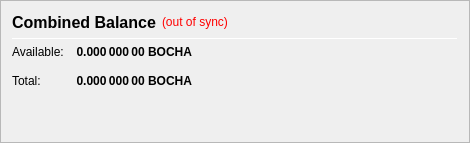
                   <widget class="QFrame" name="frame_CombinedBalances">
			<property name="visible">
			<bool>false</bool>
			</property>
                    <property name="minimumSize">
                     <size>
                      <width>470</width>
                      <height>0</height>
                     </size>
                    </property>
                    <property name="frameShape">
                     <enum>QFrame::StyledPanel</enum>
                    </property>
                    <property name="frameShadow">
                     <enum>QFrame::Raised</enum>
                    </property>
                    <layout class="QVBoxLayout" name="verticalLayout_5">
                     <item>
                      <layout class="QHBoxLayout" name="horizontalLayout_5" stretch="0,0,0">
                       <item>
                        <widget class="QLabel" name="label_5z">
                         <property name="minimumSize">
                          <size>
                           <width>0</width>
                           <height>20</height>
                          </size>
                         </property>
                         <property name="font">
                          <font>
                           <pointsize>12</pointsize>
                           <weight>75</weight>
                           <bold>true</bold>
                          </font>
                         </property>
                         <property name="toolTip">
                          <string>Combined Balance (including unconfirmed and immature coins)</string>
                         </property>
                         <property name="text">
                          <string>Combined Balance</string>
                         </property>
                        </widget>
                       </item>
                       <item>
                        <widget class="QLabel" name="labelWalletStatus">
                         <property name="cursor">
                          <cursorShape>WhatsThisCursor</cursorShape>
                         </property>
                         <property name="toolTip">
                          <string>The displayed information may be out of date. Your wallet automatically synchronizes with the Bochacoin network after a connection is established, but this process has not completed yet.</string>
                         </property>
                         <property name="styleSheet">
                          <string notr="true">QLabel { color: red; }</string>
                         </property>
                         <property name="text">
                          <string notr="true">(out of sync)</string>
                         </property>
                         <property name="alignment">
                          <set>Qt::AlignLeading|Qt::AlignLeft|Qt::AlignVCenter</set>
                         </property>
                        </widget>
                       </item>
                       <item>
                        <spacer name="horizontalSpacer_1">
                         <property name="orientation">
                          <enum>Qt::Horizontal</enum>
                         </property>
                         <property name="sizeHint" stdset="0">
                          <size>
                           <width>40</width>
                           <height>20</height>
                          </size>
                         </property>
                        </spacer>
                       </item>
                      </layout>
                     </item>
                     <item>
                      <widget class="Line" name="line_CombinedBalance">
                       <property name="minimumSize">
                        <size>
                         <width>0</width>
                         <height>1</height>
                        </size>
                       </property>
                       <property name="maximumSize">
                        <size>
                         <width>16777215</width>
                         <height>1</height>
                        </size>
                       </property>
                       <property name="orientation">
                        <enum>Qt::Horizontal</enum>
                       </property>
                      </widget>
                     </item>
                     <item>
                      <layout class="QGridLayout" name="gridLayout_3">
                       <property name="spacing">
                        <number>12</number>
                       </property>
                       <item row="1" column="0">
                        <widget class="QLabel" name="labelBalanceTextz">
                         <property name="text">
                          <string>Available:</string>
                         </property>
                        </widget>
                       </item>
                       <item row="1" column="1">
                        <widget class="QLabel" name="labelBalancez">
                         <property name="font">
                          <font>
                           <weight>75</weight>
                           <bold>true</bold>
                          </font>
                         </property>
                         <property name="cursor">
                          <cursorShape>IBeamCursor</cursorShape>
                         </property>
                         <property name="toolTip">
                          <string>Your current spendable balance</string>
                         </property>
                         <property name="text">
                          <string notr="true">0.000 000 00 BOCHA</string>
                         </property>
                         <property name="alignment">
                          <set>Qt::AlignRight|Qt::AlignTrailing|Qt::AlignVCenter</set>
                         </property>
                         <property name="textInteractionFlags">
                          <set>Qt::LinksAccessibleByMouse|Qt::TextSelectableByKeyboard|Qt::TextSelectableByMouse</set>
                         </property>
                        </widget>
                       </item>
                       <item row="2" column="0">
                        <widget class="QLabel" name="labelTotalTextz">
                         <property name="text">
                          <string>Total:</string>
                         </property>
                        </widget>
                       </item>
                       <item row="2" column="1">
                        <widget class="QLabel" name="labelTotalz">
                         <property name="font">
                          <font>
                           <weight>75</weight>
                           <bold>true</bold>
                          </font>
                         </property>
                         <property name="cursor">
                          <cursorShape>IBeamCursor</cursorShape>
                         </property>
                         <property name="toolTip">
                          <string>Total Balance, including all unavailable coins.</string>
                         </property>
                         <property name="text">
                          <string notr="true">0.000 000 00 BOCHA</string>
                         </property>
                         <property name="alignment">
                          <set>Qt::AlignRight|Qt::AlignTrailing|Qt::AlignVCenter</set>
                         </property>
                         <property name="textInteractionFlags">
                          <set>Qt::LinksAccessibleByMouse|Qt::TextSelectableByKeyboard|Qt::TextSelectableByMouse</set>
                         </property>
                        </widget>
                       </item>
                       <item row="2" column="3">
                        <spacer name="horizontalSpacer_2">
                         <property name="orientation">
                          <enum>Qt::Horizontal</enum>
                         </property>
                         <property name="sizeHint" stdset="0">
                          <size>
                           <width>40</width>
                           <height>20</height>
                          </size>
                         </property>
                        </spacer>
                       </item>
                      </layout>
                     </item>
                     <item>
                      <spacer name="verticalSpacer_1">
                       <property name="orientation">
                        <enum>Qt::Vertical</enum>
                       </property>
                       <property name="sizeHint" stdset="0">
                        <size>
                         <width>20</width>
                         <height>40</height>
                        </size>
                       </property>
                      </spacer>
                     </item>
                    </layout>
                   </widget>
